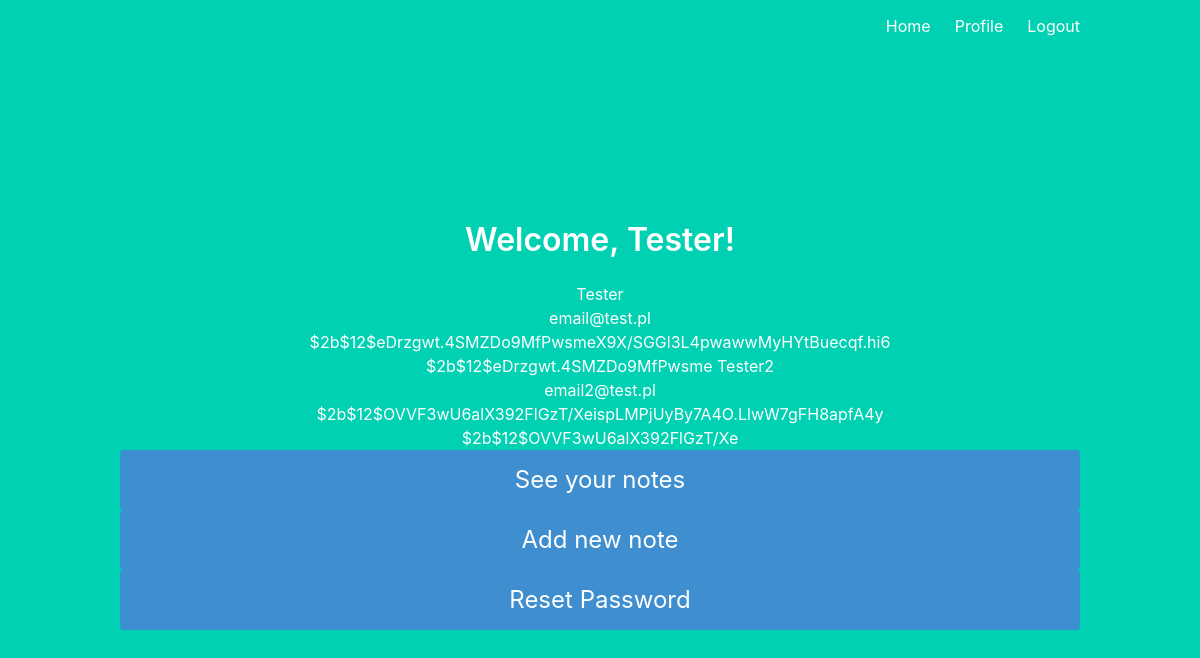
The app's page /profile (signed in) with its own data.
### FlaskApp/database.py (models this page shows, shortened)
class User(UserMixin, db.Model):
    id = db.Column(db.Integer, primary_key=True)
    login = db.Column(db.String(), index=True, unique=True)
    password = db.Column(db.String())
    salt = db.Column(db.String())
    email = db.Column(db.String(), index=True, unique=True)

### FlaskApp/main.py (the view)
@main.route('/profile')
@login_required
def profile():
    usersData = User.query.all()
    return render_template('profile.html', name=current_user.login, UsersData = usersData)

### FlaskApp/__init__.py (called while the page is built)
@login_manager.user_loader
def load_user(user_id):
    return User.query.get(int(user_id))

### FlaskApp/templates/profile.html
{% extends "base.html" %}
{% block content %}
<h1 class="title">
  Welcome, {{ name }}!
</h1>
<div>
  {% for user in UsersData %}
  {{user.login}}<br />
  {{user.email}}<br />
  {{user.password}}<br />
  {{user.salt}}
  {% endfor %}
</div>
<a class="button is-block is-info is-large is-fullwidth"  href="{{ url_for('main.notes') }}">
  See your notes
</a>
<a class="button is-block is-info is-large is-fullwidth"  href="{{ url_for('main.addNote') }}">
  Add new note
</a>
<a class="button is-block is-info is-large is-fullwidth" href="{{ url_for('auth.passwordResetPassword') }}">
  Reset Password
</a>
{% endblock %}

### FlaskApp/templates/base.html (shortened to what this page needs)
<!DOCTYPE html>
<html>
<head>
    <link rel="stylesheet" href="https://cdnjs.cloudflare.com/ajax/libs/bulma/0.7.2/css/bulma.min.css" />
</head>
<body>
    <section class="hero is-primary is-fullheight">
        <div class="hero-head">
            <nav class="navbar">
                <div class="container">
                    <div id="navbarMenuHeroA" class="navbar-menu">
                        <div class="navbar-end">
                            <a href="{{ url_for('main.index') }}" class="navbar-item">
                                Home
                            </a>
                            {% if current_user.is_authenticated %}
                            <a href="{{ url_for('main.profile') }}" class="navbar-item">
                                Profile
                            </a>
                            {% endif %}
                            {% if current_user.is_authenticated %}
                            <a href="{{ url_for('auth.logout') }}" class="navbar-item">
                                Logout
                            </a>
                            {% endif %}
                        </div>
                    </div>
                </div>
            </nav>
        </div>
        <div class="hero-body">
            <div class="container has-text-centered">
               {% block content %}
               {% endblock %}
            </div>
        </div>
    </section>
</body>
</html>

### records on screen
User: login "Tester", email "email@test.pl", password "$2b$12$eDrzgwt.4SMZDo9MfPwsmeX9X/SGGl3L4pwawwMyHYtBuecqf.hi6", salt "$2b$12$eDrzgwt.4SMZDo9MfPwsme"
User: login "Tester2", email "email2@test.pl", password "$2b$12$OVVF3wU6alX392FlGzT/XeispLMPjUyBy7A4O.LlwW7gFH8apfA4y", salt "$2b$12$OVVF3wU6alX392FlGzT/Xe"
